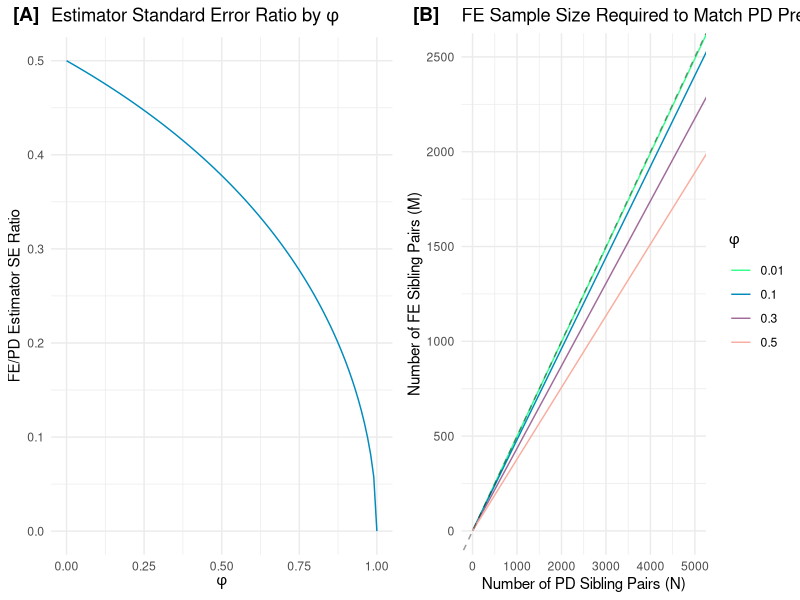
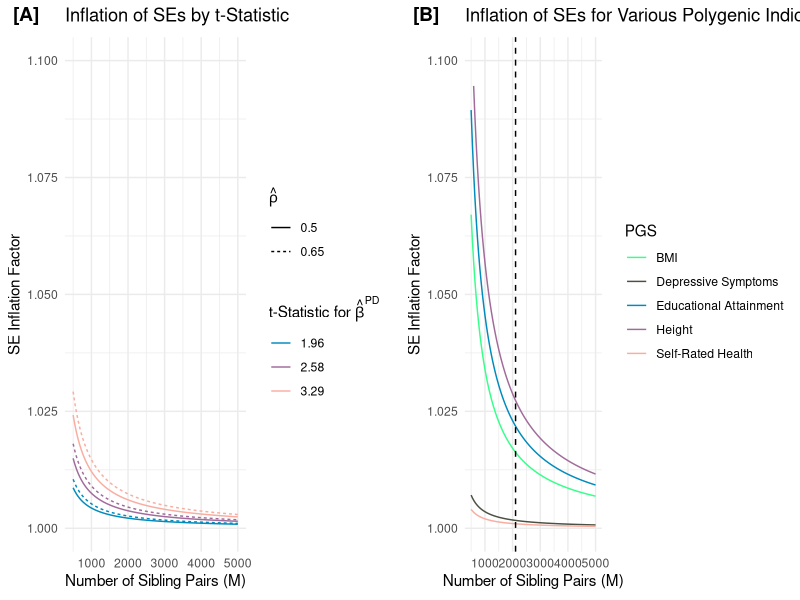

These charts were generated, in order, by the following R code:
library(tidyverse)
library(ggpubr)


se.ratio <- function(phi){
  r <- sqrt((1-phi)/(4-phi))
  return(r)
}

var.ratio <- function(phi){
  r <- (1-phi)/(4-phi)
  return(r)
}

pd.samp.se <- function(N_FE, K, phi){
  phi_v <- rep(phi, length(N_FE))
  N_PD <- sqrt(4-phi_v)*(N_FE-K-1) / (sqrt(1-phi_v)) + K + 1
  return(N_PD)
}

pd.samp.var <- function(N_FE, K, phi){
  phi_v <- rep(phi, length(N_FE))
  N_PD <- (4-phi_v)*(N_FE-K-1) / ((1-phi_v)) + K + 1
  return(N_PD)
}

phi <- seq(0,1, 0.01)

d <- tibble(
  phi = phi,
  ratio = se.ratio(phi))

N_fe <- seq(1, 5001, 100)

d2 <- tibble(
  N_FE = rep(N_fe, 4),
  Phi = as.factor(c(rep(0.01, length(N_fe)),
          rep(0.1, length(N_fe)),
          rep(0.3, length(N_fe)),
          rep(0.5, length(N_fe)))),
  N_PD = c(pd.samp.se(N_fe, 0, 0.01),
           pd.samp.se(N_fe, 0, 0.1),
           pd.samp.se(N_fe, 0, 0.3),
           pd.samp.se(N_fe, 0, 0.5))
)

p1 <- ggplot(d, aes(x = phi, y = ratio)) +
  geom_line(color='#008BBC') +
  labs(x = expression(phi),
       y = 'FE/PD Estimator SE Ratio',
       title = expression('Estimator Standard Error Ratio by'~phi)) +
  coord_cartesian(xlim = c(0,1), ylim = c(0,0.5)) +
  theme_minimal()

p2 <- ggplot(d2, aes(x = N_PD, y=N_FE, color=Phi)) +
  geom_line() +
  geom_abline(aes(intercept=0, slope=0.5), lty=2, alpha=0.4) +
  coord_cartesian(xlim = c(0,5000), ylim = c(0, 2500)) +
  labs(x = 'Number of PD Sibling Pairs (N)',
       y = 'Number of FE Sibling Pairs (M)',
       title = 'FE Sample Size Required to Match PD Precision',
       color = expression(phi)) +
  scale_color_manual(values=c('0.01'='#37FF8B',
                              '0.1'='#008BBC',
                              '0.3'='#A06B9A',
                              '0.5'='#F9ADA0')) +
  theme_minimal()

comb1 <- ggarrange(p1, p2, ncol=2, labels = c('[A]', '[B]'))




rho.se.rat <- function(beta, se, rho, M){
  big_var <- se^2 + (beta^2*(1+rho)^2)/((M-3))
  se_rat <- sqrt(big_var/(se^2))
  return(se_rat)
}

M <- seq(500, 5000, length.out=100)

d3 <- tibble(M = M)
d3$BMI <- rho.se.rat(0.415, 0.075, 0.5, M)
d3$Height <- rho.se.rat(0.610, 0.091, 0.61, M)
d3$`Educational Attainment` <- rho.se.rat(0.336, 0.053, 0.52, M)
d3$`Self-Rated Health` <- rho.se.rat(0.103, 0.079, 0.54, M)
d3$`Depressive Symptoms` <- rho.se.rat(0.126, 0.072, 0.52, M)

p3 <- d3 |>
  pivot_longer(-M, names_to='PGS', values_to='SE Ratio') |>
  ggplot(aes(x=M, y=`SE Ratio`, color=PGS)) +
  geom_line() +
  geom_vline(aes(xintercept=2107), lty=2) +
  scale_color_manual(values=c('BMI'='#37FF8B',
                              'Depressive Symptoms'='#4A5043',
                              'Educational Attainment'='#008BBC',
                              'Height'='#A06B9A',
                              'Self-Rated Health'='#F9ADA0')) +
  labs(title=expression('Inflation of SEs for Various Polygenic Indices'),
       x=expression('Number of Sibling Pairs (M)'),
       y='SE Inflation Factor') +
  ylim(c(1, 1.1)) +
  theme_minimal()

d4 <- tibble(M = rep(M,2))
d4$z_1.96 <- c(rho.se.rat(1.96, 1, 0.5, M),
               rho.se.rat(1.96, 1, 0.65, M))
d4$z_2.58 <- c(rho.se.rat(2.58, 1, 0.5, M),
               rho.se.rat(2.58, 1, 0.65, M))
d4$z_3.29 <- c(rho.se.rat(3.29, 1, 0.5, M),
               rho.se.rat(3.29, 1, 0.65, M))
d4$rho <- rep(c(0.5, 0.65), each=length(M))

p4 <- d4 |>
  pivot_longer(c(-M,-rho), names_to='z-Score', values_to='Inflated SE', names_prefix = 'z_') |>
  ggplot(aes(x=M, y=`Inflated SE`, color=`z-Score`, lty=as.character(rho))) +
  geom_line() +
  #geom_vline(aes(xintercept=2107), lty=2) +
  scale_color_manual(values=c('1.96'='#008BBC',
                              '2.58'='#A06B9A',
                              '3.29'='#F9ADA0')) +
  labs(title=expression('Inflation of SEs by t-Statistic'),
       x=expression('Number of Sibling Pairs (M)'),
       y='SE Inflation Factor',
       color=expression('t-Statistic for'~hat(beta)^PD),
       lty=expression(hat(rho))) +
  ylim(c(1, 1.1)) +
  theme_minimal()


comb2 <- ggarrange(p4, p3, ncol=2, labels = c('[A]', '[B]'))

ggsave('figures/phi-plots_figS2.png', comb1, height=6, width=10)
ggsave('figures/rho-plots_figS4.png', comb2, height=6, width=10)



